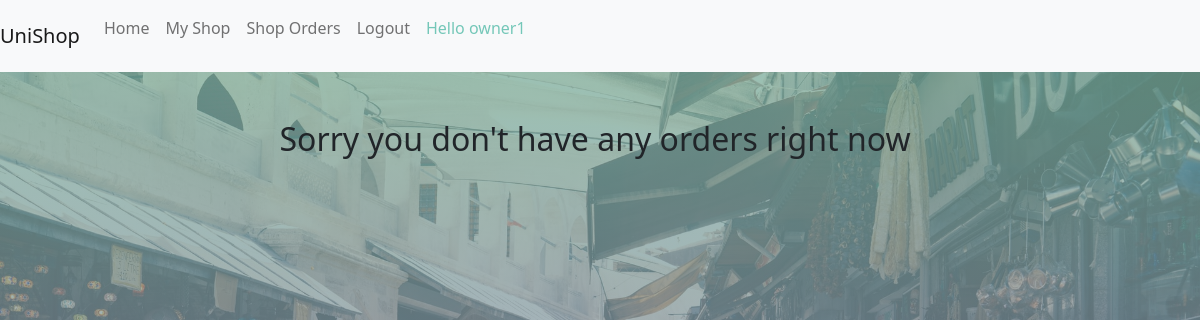
/shoporders/ (signed in), run on an earlier commit of the app's database.
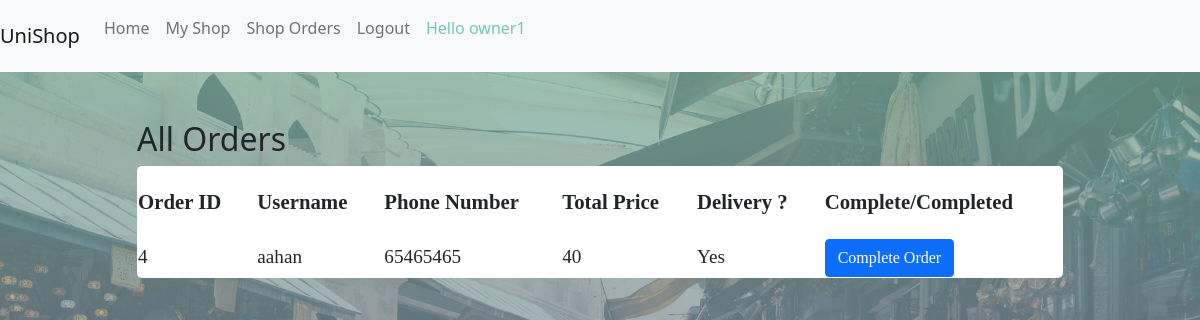
And on a later commit of the database.
### unishop/models.py (models this page shows, shortened)
class Bill(models.Model):
    deliver = models.BooleanField(default=False)
    address = models.CharField(max_length=100)
    total_price = models.PositiveIntegerField()
    user = models.ForeignKey(User,on_delete=models.CASCADE,related_name="bill")
    shop = models.ForeignKey('Shop', on_delete=models.CASCADE,related_name="bills")
    completed = models.BooleanField(default=False)
    class Meta:
        db_table = "Bill"

class UserProfile(models.Model):
    is_employee = models.BooleanField(default=False)
    is_owner = models.BooleanField(default=False)
    is_user = models.BooleanField(default=False)
    dob = models.DateField(null=True)
    phone_number = models.PositiveIntegerField()
    address = models.CharField(max_length=100,null= True)
    pincode = models.PositiveIntegerField()
    user = models.OneToOneField(User,on_delete=models.CASCADE,related_name="profile")
    class Meta:
        db_table = "UserProfile"

### unishop/views.py (the view)
# urls.py: path('shoporders/',views.shop_orders,name = "shop_orders"),
@login_required
def shop_orders(request):
    if not request.user.profile.is_owner:
        return redirect('/')
    orders = request.user.shop.bills.all()
    return render(request,'unishop/shop_orders.html',{
        "orders" : orders
    })

### unishop/templates/unishop/shop_orders.html (shortened to what this page needs)
{% extends 'unishop/base.html' %}
{% block bodyblock %}
<div class = "container">
{% if not orders %}
<div class = "row align-items-center justify-content-center">
    <div class = "col-lg-7 col-md-9 col-sm-10">
        <h2 class = "mt-5">Sorry you don't have any orders right now</h2>
    </div>
</div>
{% else %}
<div class = "row align-items-center justify-content-center">
    <div class = "col-lg-10 col-md-9 col-sm-10">
        <h2 class = "mt-5">All Orders</h2>
    </div>
</div>
<div class = "row align-items-center justify-content-center">
    <div class = "col-lg-10 col-md-9 col-sm-10">
        <table>
            <thead>
                <th>Order ID</th>
                <th>Username</th>
                <th>Phone Number</th>
                <th>Total Price</th>
                <th>Delivery ? </th>
                <th>Complete/Completed</th>
            </thead>
            <tbody>
                {% for order in orders  %}
                <tr>
                    <td>{{order.id}}</td>
                    <td>{{order.user.username}}</td>
                    <td>{{order.user.profile.phone_number}}</td>
                    <td>{{order.total_price}}</td>
                    <td>{% if order.deliver %} <span>Yes</span> {%else%} <span>No</span> {% endif %}</td>
                    <td>{% if order.completed %} <span class = "btn btn-success">Done</span> {%else%} <a class = "btn btn-primary" href="/orders/complete/{{order.id}}">Complete Order</a> {% endif %}</td>
                </tr>
                {% endfor %}
            </tbody>
        </table>
    </div>
</div>
{% endif %}
</div>
{% endblock bodyblock %}

What changed in the data, as far as the page shows it:
added Bill: id "4", user.username "aahan", user.profile.phone_number "65465465", total_price "40", deliver "Yes"
Also different on the page:
text no longer shown: "Sorry you don't have any orders right now"
text now shown: "All Orders Order ID Username Phone Number Total Price Delivery ? Complete/Completed"
